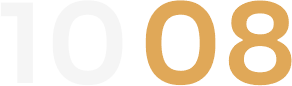
#> input picture assets/default.w390-s/c/amber/edit.png, 292 x 86 px
$ python -i readme_art.py   (imports and definitions only)
#> lines starting #> are read from the running program, lines starting #| are printed output that depends on the picture; after the words box and inside, x2 and y2 are one past the last pixel; in counts of white or black regions, pixels touching at a corner belong together
#> further down, picture is the input picture: PIL image 292x86 RGBA; mean R, G, B, A 107.3, 92.4, 71, 108.9
#!/usr/bin/env python3
"""Draws the pictures for the GitHub README: the banner (also the repo's social preview), the
watchface in a Bip 6 style watch frame and a row with all six accent colors.

The screens are simulator screenshots in docs/images/screenshots (390x450, taken with the mouse
hidden). The simulator often has no weather data, so the weather row is drawn on top from the
watchface's own pictures in assets/default.w390-s (run tools/make_assets.py first).
Usage: python3 tools/readme_art.py   (writes docs/images/banner.png and docs/images/watch/*.png)
"""
import math
import os

from PIL import Image, ImageDraw, ImageFilter, ImageFont

ROOT = os.path.dirname(os.path.dirname(os.path.abspath(__file__)))
IMAGES = os.path.join(ROOT, 'docs', 'images')
SHOTS = os.path.join(IMAGES, 'screenshots')
ASSETS = os.path.join(ROOT, 'assets', 'default.w390-s')
FONT = os.path.join(ROOT, 'tools', 'fonts', 'Sora.ttf')

# keep in sync with COLORS in tools/make_assets.py
COLORS = ['mint', 'ice', 'amber', 'rose', 'lavender', 'silver']
MINT = (112, 192, 152)
BG, WHITE, MUTED = (12, 14, 15), (240, 243, 245), (139, 147, 155)

# the weather row of watchface/index.js (WX_X, WX_Y and what follows) with a sample forecast
WX_X, WX_Y, WX_KIND, TEMP, HIGH, LOW = 98, 240, 'partly', '18', '21', '12'


# [4 lines left out: function font, not called in this run]


def asset(path):
    return Image.open(os.path.join(ASSETS, path)).convert('RGBA')


# [55 lines left out: functions weather, watch, not called in this run]


def shadow(im, blur=28, alpha=150):
#> called with blur = 28, alpha = 150
    a = im.getchannel('A').point(lambda v: alpha if v else 0)
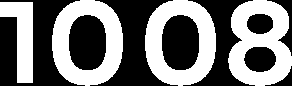
#> a: PIL image 292x86 L; values 0 (black) and 150 (white), 46.1% white; 4 white regions, box (x1, y1, x2, y2) and area: (228, 0, 292, 86) 3377, (52, 0, 123, 86) 3324, (145, 0, 216, 86) 3324, (0, 2, 33, 83) 1551
    pad = blur * 3
    sh = Image.new('RGBA', (im.width + 2 * pad, im.height + 2 * pad), (0, 0, 0, 0))
#> sh: PIL image 460x254 RGBA; every value is 0
    sh.paste((0, 0, 0, 255), (pad, pad), a)
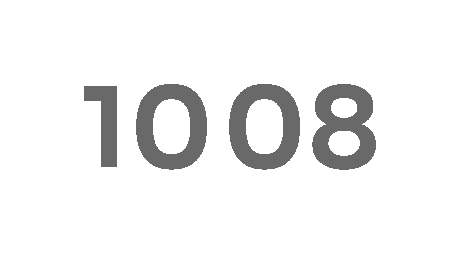
#> sh: PIL image 460x254 RGBA; mean R, G, B, A 0, 0, 0, 14.9; transparent parts drawn white
    sh.putalpha(sh.getchannel('A').filter(ImageFilter.GaussianBlur(blur)))
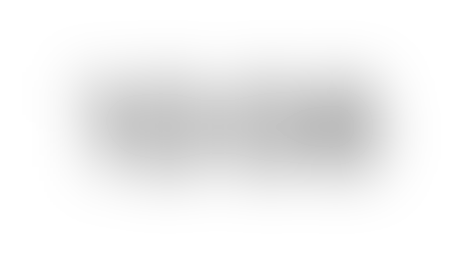
#> sh: PIL image 460x254 RGBA; mean R, G, B, A 0, 0, 0, 14.9; transparent parts drawn white
    return sh, pad


# [77 lines left out: functions place, orbits, pill, banner, color_row, main, not called in this run]


# [2 lines not run here, left out]

>>> from PIL import Image
>>> picture = Image.open('../assets/default.w390-s/c/amber/edit.png')
>>> result = shadow(picture)

$ run again, on assets/default.w390-s/c/lavender/edit.png
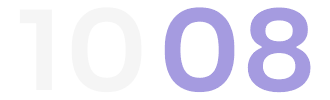
#> input picture assets/default.w390-s/c/lavender/edit.png, 330 x 100 px
#> picture is the input picture: PIL image 330x100 RGBA; mean R, G, B, A 69.7, 67.7, 81.7, 82.9
#> in shadow, `a = im.getchannel('A').point(lambda v: alpha if v else 0)`:
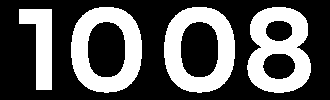
#> a: PIL image 330x100 L; values 0 (black) and 150 (white), 35.1% white; 4 white regions, box (x1, y1, x2, y2) and area: (247, 7, 311, 93) 3377, (71, 7, 142, 93) 3324, (164, 7, 235, 93) 3324, (19, 9, 52, 90) 1551
#> in shadow, `sh.paste((0, 0, 0, 255), (pad, pad), a)`:
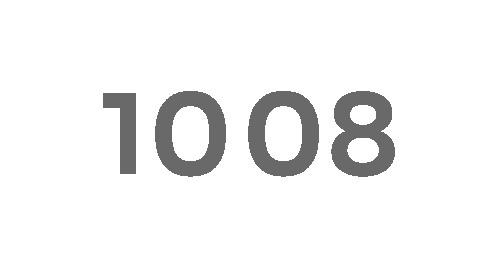
#> sh: PIL image 498x268 RGBA; mean R, G, B, A 0, 0, 0, 13; transparent parts drawn white

$ run again, on assets/default.w390-s/c/lavender/num/time_m_0.png
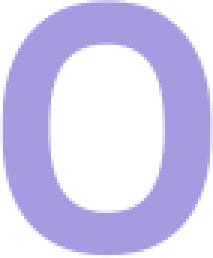
#> input picture assets/default.w390-s/c/lavender/num/time_m_0.png, 71 x 86 px (shown 3 times larger)
#> picture is the input picture: PIL image 71x86 RGBA; mean R, G, B, A 89.8, 84.4, 121.9, 128.8
#> in shadow, `a = im.getchannel('A').point(lambda v: alpha if v else 0)`:
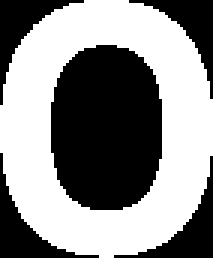
#> a: PIL image 71x86 L (shown 3 times larger); values 0 (black) and 150 (white), 54.4% white; 5 black regions, box (x1, y1, x2, y2) and area: (17, 15, 54, 70) 1717, (0, 51, 33, 86) 277, (38, 52, 71, 86) 270, (0, 0, 28, 35) 264, (43, 0, 71, 33) 254
#> in shadow, `sh.putalpha(sh.getchannel('A').filter(ImageFilter.GaussianBlur(blur)))`:
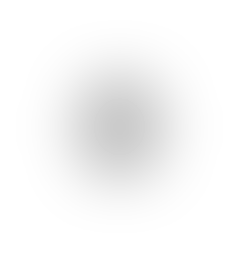
#> sh: PIL image 239x254 RGBA; mean R, G, B, A 0, 0, 0, 8.2; transparent parts drawn white
